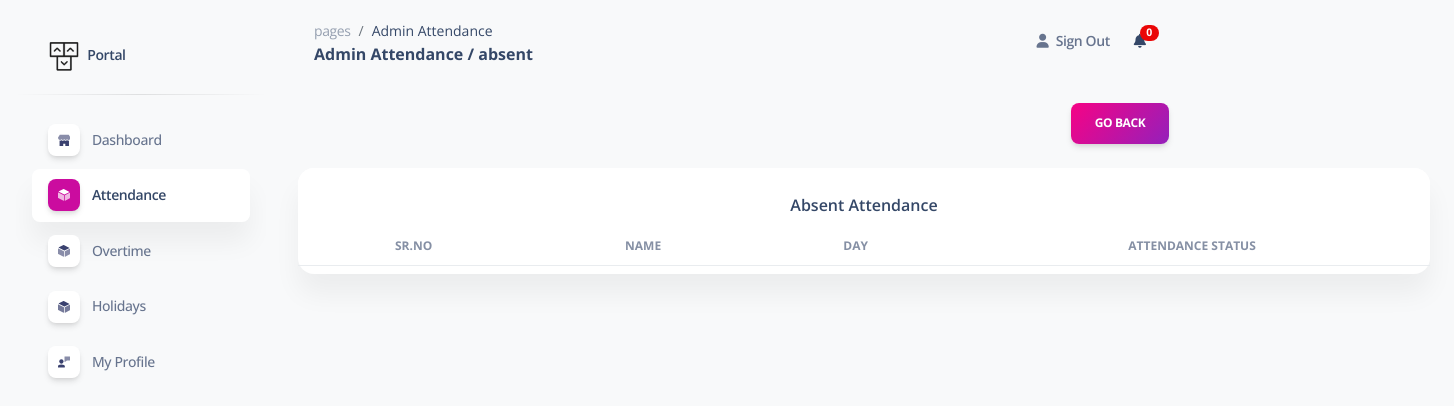
The app's page /view_employee_absent.php?uid=2, older data.
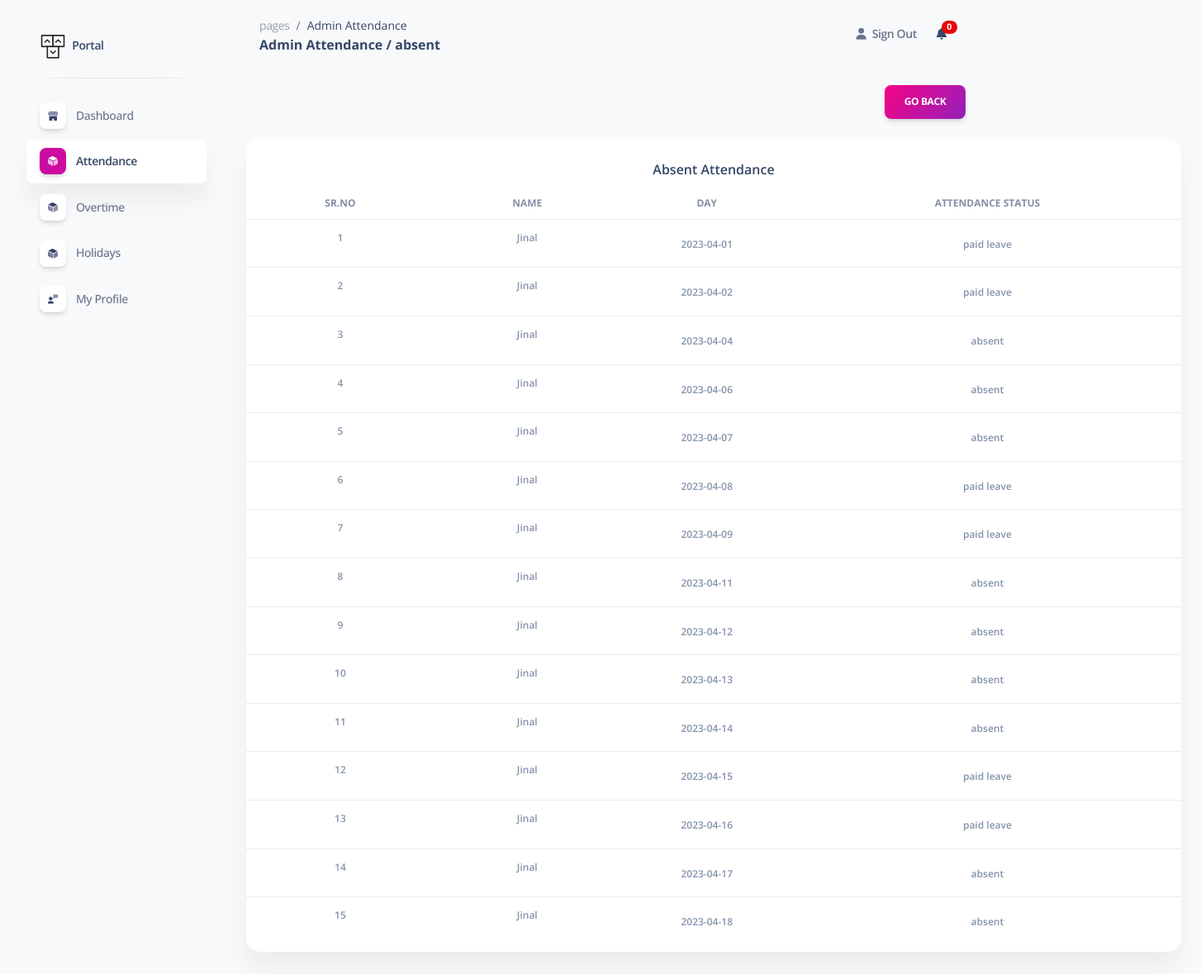
The same page, newer data.
### tables this page shows
CREATE TABLE `attendance` (
  `id` int(11) NOT NULL,
  `user_id` int(11) NOT NULL,
  `attendance_date` date NOT NULL,
  `attendance_status` int(11) DEFAULT 0 COMMENT '0 = absent, 1 = present, 2 = half day, 3 = paid leave',
  `is_update` varchar(255) DEFAULT NULL,
  `created_date` datetime NOT NULL DEFAULT current_timestamp()
);

CREATE TABLE `user` (
  `user_id` int(11) NOT NULL,
  `user_name` varchar(255) NOT NULL,
  `user_email` varchar(50) NOT NULL,
  `user_password` varchar(50) NOT NULL,
  `user_type` int(50) NOT NULL DEFAULT 1 COMMENT '1 = user, 2 = admin',
  `user_image` text NOT NULL,
  `monthly_salary` int(15) DEFAULT NULL,
  `daily_salary` int(15) NOT NULL DEFAULT 0,
  `user_status` varchar(50) NOT NULL DEFAULT '1' COMMENT '1 = active , 0 = deactive',
  `created_date` datetime NOT NULL DEFAULT current_timestamp() COMMENT 'Created time and date'
);

### view_employee_absent.php (the view, shortened to what this page needs)
<!DOCTYPE html>
<html lang="en">
<head>
  <link href="assets/css/nucleo-icons.css" rel="stylesheet" />
  <link href="assets/css/nucleo-svg.css" rel="stylesheet" />
  <link href="assets/css/nucleo-svg.css" rel="stylesheet" />
  <link id="pagestyle" href="assets/css/soft-ui-dashboard.css?v=1.0.3" rel="stylesheet" />
  <link rel="stylesheet" href="https://cdn.datatables.net/1.13.4/css/jquery.dataTables.css" />
</head>
<body class="g-sidenav-show  bg-gray-100">
  <?php include 'sidebar.php'; ?>
  <main class="main-content position-relative max-height-vh-100 h-100 mt-1 border-radius-lg ">
    <?php include 'navbar.php'; ?>
    <?php $userid = $_GET['uid'];?>
    <div class="container-fluid py-4">
      <div class="row">
      <td>
          <span class="text-secondary text-xs font-weight-bold text-center ms-lg-12 ms-md-9 ms-0 mb-2"><a class="btn bg-gradient-primary" name="view"
              href="view_employee_attendance.php?uid=<?php echo $userid;?>">Go Back</a></span>
        </td>
        <div class="col-12">
          <div class="card mb-4">
            <div class="card-header pb-0">
              <h6 class="text-center">Absent Attendance</h6>
            </div>
            <div class="card-body px-0 pt-0 pb-2">
              <div class="table-responsive p-0">
                <table class="table align-items-center mb-0" id="data">
                  <thead>
                    <tr>
                      <th class="text-center text-uppercase text-xs font-weight-bolder opacity-8">Sr.No
                      </th>
                      <th class="text-center text-uppercase text-xs font-weight-bolder opacity-8">Name
                      </th>
                      <th class="text-center text-uppercase text-xs font-weight-bolder opacity-8">Day
                      </th>
                      <th class="text-center text-uppercase text-xs font-weight-bolder opacity-8">
                        Attendance Status</th>
                    </tr>
                  </thead>
                  <tbody>
                    <?php
                    $userid = $_GET['uid'];
                    $result1 = mysqli_query($con, "SELECT user_name from user where user_id='$userid'");
                    $row1 = mysqli_fetch_array($result1);
                    $today_date = date("Y-m-d");
                    $update_month = date("m");
                    $update_year = date("Y");
                    $result = mysqli_query($con, "SELECT * from attendance where user_id='$userid' and attendance_status='0' and attendance_date <= '$today_date' and month(attendance_date) = '$update_month' and year(attendance_date) = '$update_year' or user_id='$userid' and attendance_status='3' and attendance_date <= '$today_date' and month(attendance_date) = '$update_month' and year(attendance_date) = '$update_year'");
                    if (mysqli_num_rows($result) > 0) {
                      $sn = 1;
                      while ($row = mysqli_fetch_array($result)) {
                        ?>
                        <tr>
                          <td class="align-middle text-center">
                            <span class="text-secondary text-xs font-weight-bold ">
                              <?php echo $sn; ?>
                          </td>
                          <td class="align-middle text-center">
                            <span class="text-secondary text-xs font-weight-bold ">
                              <?php echo $row1['user_name']; ?>
                          </td>
                          <td class="align-middle text-center">
                            <span class="text-secondary text-xs font-weight-bold">
                              <?php echo $row['attendance_date']; ?>
                            </span>
                          </td>
                          <td class="align-middle text-center">
                            <span class="text-secondary text-xs font-weight-bold">
                              <?php if ($row['attendance_status'] == 0) {
                                echo "absent";
                              } elseif ($row['attendance_status'] == 3) {
                                echo "paid leave";
                              }
                              ?>
                            </span>
                          </td>
                        </tr>
                        <?php $sn++;
                      }
                    } ?>
              </div>
            </div>
  </body>
</html>

Row changes from the older to the newer data that the page shows:
added attendance: user.user_name "Jinal", attendance_date "2023-04-01", attendance_status "paid leave"
added attendance: user.user_name "Jinal", attendance_date "2023-04-02", attendance_status "paid leave"
added attendance: user.user_name "Jinal", attendance_date "2023-04-04", attendance_status "absent"
added attendance: user.user_name "Jinal", attendance_date "2023-04-06", attendance_status "absent"
added attendance: user.user_name "Jinal", attendance_date "2023-04-07", attendance_status "absent"
added attendance: user.user_name "Jinal", attendance_date "2023-04-08", attendance_status "paid leave"
added attendance: user.user_name "Jinal", attendance_date "2023-04-09", attendance_status "paid leave"
added attendance: user.user_name "Jinal", attendance_date "2023-04-11", attendance_status "absent"
added attendance: user.user_name "Jinal", attendance_date "2023-04-12", attendance_status "absent"
added attendance: user.user_name "Jinal", attendance_date "2023-04-13", attendance_status "absent"
added attendance: user.user_name "Jinal", attendance_date "2023-04-14", attendance_status "absent"
added attendance: user.user_name "Jinal", attendance_date "2023-04-15", attendance_status "paid leave"
added attendance: user.user_name "Jinal", attendance_date "2023-04-16", attendance_status "paid leave"
added attendance: user.user_name "Jinal", attendance_date "2023-04-17", attendance_status "absent"
added attendance: user.user_name "Jinal", attendance_date "2023-04-18", attendance_status "absent"
